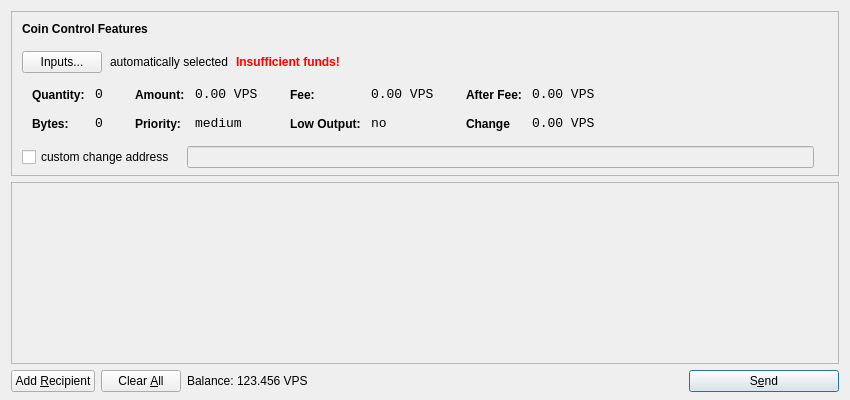
<?xml version="1.0" encoding="UTF-8"?>
<ui version="4.0">
 <class>SendCoinsDialog</class>
 <widget class="QDialog" name="SendCoinsDialog">
  <property name="geometry">
   <rect>
    <x>0</x>
    <y>0</y>
    <width>850</width>
    <height>400</height>
   </rect>
  </property>
  <property name="windowTitle">
   <string>Send Coins</string>
  </property>
  <layout class="QVBoxLayout" name="verticalLayout" stretch="0,1,0">
   <property name="bottomMargin">
    <number>8</number>
   </property>
   <item>
    <widget class="QFrame" name="frameCoinControl">
     <property name="sizePolicy">
      <sizepolicy hsizetype="Expanding" vsizetype="Expanding">
       <horstretch>0</horstretch>
       <verstretch>0</verstretch>
      </sizepolicy>
     </property>
     <property name="maximumSize">
      <size>
       <width>16777215</width>
       <height>16777215</height>
      </size>
     </property>
     <property name="frameShape">
      <enum>QFrame::StyledPanel</enum>
     </property>
     <property name="frameShadow">
      <enum>QFrame::Sunken</enum>
     </property>
     <layout class="QVBoxLayout" name="verticalLayoutCoinControl2">
      <property name="spacing">
       <number>-1</number>
      </property>
      <property name="leftMargin">
       <number>0</number>
      </property>
      <property name="topMargin">
       <number>0</number>
      </property>
      <property name="rightMargin">
       <number>0</number>
      </property>
      <property name="bottomMargin">
       <number>6</number>
      </property>
      <item>
       <layout class="QVBoxLayout" name="verticalLayoutCoinControl" stretch="0,0,0,0,1">
        <property name="spacing">
         <number>0</number>
        </property>
        <property name="leftMargin">
         <number>10</number>
        </property>
        <property name="topMargin">
         <number>10</number>
        </property>
        <item>
         <layout class="QHBoxLayout" name="horizontalLayoutCoinControl1">
          <property name="bottomMargin">
           <number>15</number>
          </property>
          <item>
           <widget class="QLabel" name="labelCoinControlFeatures">
            <property name="sizePolicy">
             <sizepolicy hsizetype="Preferred" vsizetype="Maximum">
              <horstretch>0</horstretch>
              <verstretch>0</verstretch>
             </sizepolicy>
            </property>
            <property name="font">
             <font>
              <weight>75</weight>
              <bold>true</bold>
             </font>
            </property>
            <property name="styleSheet">
             <string notr="true">font-weight:bold;</string>
            </property>
            <property name="text">
             <string>Coin Control Features</string>
            </property>
           </widget>
          </item>
         </layout>
        </item>
        <item>
         <layout class="QHBoxLayout" name="horizontalLayoutCoinControl2" stretch="0,0,0,0">
          <property name="spacing">
           <number>8</number>
          </property>
          <property name="bottomMargin">
           <number>10</number>
          </property>
          <item>
           <widget class="QPushButton" name="pushButtonCoinControl">
            <property name="styleSheet">
             <string notr="true"/>
            </property>
            <property name="text">
             <string>Inputs...</string>
            </property>
           </widget>
          </item>
          <item>
           <widget class="QLabel" name="labelCoinControlAutomaticallySelected">
            <property name="text">
             <string>automatically selected</string>
            </property>
            <property name="margin">
             <number>5</number>
            </property>
           </widget>
          </item>
          <item>
           <widget class="QLabel" name="labelCoinControlInsuffFunds">
            <property name="font">
             <font>
              <weight>75</weight>
              <bold>true</bold>
             </font>
            </property>
            <property name="styleSheet">
             <string notr="true">color:red;font-weight:bold;</string>
            </property>
            <property name="text">
             <string>Insufficient funds!</string>
            </property>
            <property name="margin">
             <number>5</number>
            </property>
           </widget>
          </item>
          <item>
           <spacer name="horizontalSpacerCoinControl">
            <property name="orientation">
             <enum>Qt::Horizontal</enum>
            </property>
            <property name="sizeHint" stdset="0">
             <size>
              <width>40</width>
              <height>1</height>
             </size>
            </property>
           </spacer>
          </item>
         </layout>
        </item>
        <item>
         <widget class="QWidget" name="widgetCoinControl" native="true">
          <property name="sizePolicy">
           <sizepolicy hsizetype="Preferred" vsizetype="Preferred">
            <horstretch>0</horstretch>
            <verstretch>0</verstretch>
           </sizepolicy>
          </property>
          <property name="minimumSize">
           <size>
            <width>0</width>
            <height>0</height>
           </size>
          </property>
          <property name="styleSheet">
           <string notr="true"/>
          </property>
          <layout class="QHBoxLayout" name="horizontalLayoutCoinControl5">
           <property name="margin">
            <number>0</number>
           </property>
           <item>
            <layout class="QHBoxLayout" name="horizontalLayoutCoinControl3" stretch="0,0,0,1">
             <property name="spacing">
              <number>20</number>
             </property>
             <property name="topMargin">
              <number>0</number>
             </property>
             <property name="bottomMargin">
              <number>10</number>
             </property>
             <item>
              <layout class="QFormLayout" name="formLayoutCoinControl1">
               <property name="horizontalSpacing">
                <number>10</number>
               </property>
               <property name="verticalSpacing">
                <number>14</number>
               </property>
               <property name="leftMargin">
                <number>10</number>
               </property>
               <property name="topMargin">
                <number>4</number>
               </property>
               <property name="rightMargin">
                <number>6</number>
               </property>
               <item row="0" column="0">
                <widget class="QLabel" name="labelCoinControlQuantityText">
                 <property name="styleSheet">
                  <string notr="true">font-weight:bold;</string>
                 </property>
                 <property name="text">
                  <string>Quantity:</string>
                 </property>
                 <property name="margin">
                  <number>0</number>
                 </property>
                </widget>
               </item>
               <item row="0" column="1">
                <widget class="QLabel" name="labelCoinControlQuantity">
                 <property name="font">
                  <font>
                   <family>Monospace</family>
                   <pointsize>10</pointsize>
                  </font>
                 </property>
                 <property name="cursor">
                  <cursorShape>IBeamCursor</cursorShape>
                 </property>
                 <property name="contextMenuPolicy">
                  <enum>Qt::ActionsContextMenu</enum>
                 </property>
                 <property name="text">
                  <string>0</string>
                 </property>
                 <property name="margin">
                  <number>0</number>
                 </property>
                 <property name="textInteractionFlags">
                  <set>Qt::LinksAccessibleByMouse|Qt::TextSelectableByKeyboard|Qt::TextSelectableByMouse</set>
                 </property>
                </widget>
               </item>
               <item row="1" column="0">
                <widget class="QLabel" name="labelCoinControlBytesText">
                 <property name="styleSheet">
                  <string notr="true">font-weight:bold;</string>
                 </property>
                 <property name="text">
                  <string>Bytes:</string>
                 </property>
                </widget>
               </item>
               <item row="1" column="1">
                <widget class="QLabel" name="labelCoinControlBytes">
                 <property name="font">
                  <font>
                   <family>Monospace</family>
                   <pointsize>10</pointsize>
                  </font>
                 </property>
                 <property name="cursor">
                  <cursorShape>IBeamCursor</cursorShape>
                 </property>
                 <property name="contextMenuPolicy">
                  <enum>Qt::ActionsContextMenu</enum>
                 </property>
                 <property name="text">
                  <string>0</string>
                 </property>
                 <property name="textInteractionFlags">
                  <set>Qt::LinksAccessibleByMouse|Qt::TextSelectableByKeyboard|Qt::TextSelectableByMouse</set>
                 </property>
                </widget>
               </item>
              </layout>
             </item>
             <item>
              <layout class="QFormLayout" name="formLayoutCoinControl2">
               <property name="horizontalSpacing">
                <number>10</number>
               </property>
               <property name="verticalSpacing">
                <number>14</number>
               </property>
               <property name="leftMargin">
                <number>6</number>
               </property>
               <property name="topMargin">
                <number>4</number>
               </property>
               <property name="rightMargin">
                <number>6</number>
               </property>
               <item row="0" column="0">
                <widget class="QLabel" name="labelCoinControlAmountText">
                 <property name="styleSheet">
                  <string notr="true">font-weight:bold;</string>
                 </property>
                 <property name="text">
                  <string>Amount:</string>
                 </property>
                 <property name="margin">
                  <number>0</number>
                 </property>
                </widget>
               </item>
               <item row="0" column="1">
                <widget class="QLabel" name="labelCoinControlAmount">
                 <property name="font">
                  <font>
                   <family>Monospace</family>
                   <pointsize>10</pointsize>
                  </font>
                 </property>
                 <property name="cursor">
                  <cursorShape>IBeamCursor</cursorShape>
                 </property>
                 <property name="contextMenuPolicy">
                  <enum>Qt::ActionsContextMenu</enum>
                 </property>
                 <property name="text">
                  <string>0.00 VPS</string>
                 </property>
                 <property name="textInteractionFlags">
                  <set>Qt::LinksAccessibleByMouse|Qt::TextSelectableByKeyboard|Qt::TextSelectableByMouse</set>
                 </property>
                </widget>
               </item>
               <item row="1" column="0">
                <widget class="QLabel" name="labelCoinControlPriorityText">
                 <property name="styleSheet">
                  <string notr="true">font-weight:bold;</string>
                 </property>
                 <property name="text">
                  <string>Priority:</string>
                 </property>
                </widget>
               </item>
               <item row="1" column="1">
                <widget class="QLabel" name="labelCoinControlPriority">
                 <property name="font">
                  <font>
                   <family>Monospace</family>
                   <pointsize>10</pointsize>
                  </font>
                 </property>
                 <property name="cursor">
                  <cursorShape>IBeamCursor</cursorShape>
                 </property>
                 <property name="contextMenuPolicy">
                  <enum>Qt::ActionsContextMenu</enum>
                 </property>
                 <property name="text">
                  <string>medium</string>
                 </property>
                 <property name="textInteractionFlags">
                  <set>Qt::LinksAccessibleByMouse|Qt::TextSelectableByKeyboard|Qt::TextSelectableByMouse</set>
                 </property>
                </widget>
               </item>
              </layout>
             </item>
             <item>
              <layout class="QFormLayout" name="formLayoutCoinControl3">
               <property name="horizontalSpacing">
                <number>10</number>
               </property>
               <property name="verticalSpacing">
                <number>14</number>
               </property>
               <property name="leftMargin">
                <number>6</number>
               </property>
               <property name="topMargin">
                <number>4</number>
               </property>
               <property name="rightMargin">
                <number>6</number>
               </property>
               <item row="0" column="0">
                <widget class="QLabel" name="labelCoinControlFeeText">
                 <property name="styleSheet">
                  <string notr="true">font-weight:bold;</string>
                 </property>
                 <property name="text">
                  <string>Fee:</string>
                 </property>
                 <property name="margin">
                  <number>0</number>
                 </property>
                </widget>
               </item>
               <item row="0" column="1">
                <widget class="QLabel" name="labelCoinControlFee">
                 <property name="font">
                  <font>
                   <family>Monospace</family>
                   <pointsize>10</pointsize>
                  </font>
                 </property>
                 <property name="cursor">
                  <cursorShape>IBeamCursor</cursorShape>
                 </property>
                 <property name="contextMenuPolicy">
                  <enum>Qt::ActionsContextMenu</enum>
                 </property>
                 <property name="text">
                  <string>0.00 VPS</string>
                 </property>
                 <property name="textInteractionFlags">
                  <set>Qt::LinksAccessibleByMouse|Qt::TextSelectableByKeyboard|Qt::TextSelectableByMouse</set>
                 </property>
                </widget>
               </item>
               <item row="1" column="0">
                <widget class="QLabel" name="labelCoinControlLowOutputText">
                 <property name="styleSheet">
                  <string notr="true">font-weight:bold;</string>
                 </property>
                 <property name="text">
                  <string>Low Output:</string>
                 </property>
                </widget>
               </item>
               <item row="1" column="1">
                <widget class="QLabel" name="labelCoinControlLowOutput">
                 <property name="font">
                  <font>
                   <family>Monospace</family>
                   <pointsize>10</pointsize>
                  </font>
                 </property>
                 <property name="cursor">
                  <cursorShape>IBeamCursor</cursorShape>
                 </property>
                 <property name="contextMenuPolicy">
                  <enum>Qt::ActionsContextMenu</enum>
                 </property>
                 <property name="text">
                  <string>no</string>
                 </property>
                 <property name="textInteractionFlags">
                  <set>Qt::LinksAccessibleByMouse|Qt::TextSelectableByKeyboard|Qt::TextSelectableByMouse</set>
                 </property>
                </widget>
               </item>
              </layout>
             </item>
             <item>
              <layout class="QFormLayout" name="formLayoutCoinControl4">
               <property name="horizontalSpacing">
                <number>10</number>
               </property>
               <property name="verticalSpacing">
                <number>14</number>
               </property>
               <property name="leftMargin">
                <number>6</number>
               </property>
               <property name="topMargin">
                <number>4</number>
               </property>
               <property name="rightMargin">
                <number>6</number>
               </property>
               <item row="0" column="0">
                <widget class="QLabel" name="labelCoinControlAfterFeeText">
                 <property name="styleSheet">
                  <string notr="true">font-weight:bold;</string>
                 </property>
                 <property name="text">
                  <string>After Fee:</string>
                 </property>
                 <property name="margin">
                  <number>0</number>
                 </property>
                </widget>
               </item>
               <item row="0" column="1">
                <widget class="QLabel" name="labelCoinControlAfterFee">
                 <property name="font">
                  <font>
                   <family>Monospace</family>
                   <pointsize>10</pointsize>
                  </font>
                 </property>
                 <property name="cursor">
                  <cursorShape>IBeamCursor</cursorShape>
                 </property>
                 <property name="contextMenuPolicy">
                  <enum>Qt::ActionsContextMenu</enum>
                 </property>
                 <property name="text">
                  <string>0.00 VPS</string>
                 </property>
                 <property name="textInteractionFlags">
                  <set>Qt::LinksAccessibleByMouse|Qt::TextSelectableByKeyboard|Qt::TextSelectableByMouse</set>
                 </property>
                </widget>
               </item>
               <item row="1" column="0">
                <widget class="QLabel" name="labelCoinControlChangeText">
                 <property name="styleSheet">
                  <string notr="true">font-weight:bold;</string>
                 </property>
                 <property name="text">
                  <string>Change</string>
                 </property>
                </widget>
               </item>
               <item row="1" column="1">
                <widget class="QLabel" name="labelCoinControlChange">
                 <property name="font">
                  <font>
                   <family>Monospace</family>
                   <pointsize>10</pointsize>
                  </font>
                 </property>
                 <property name="cursor">
                  <cursorShape>IBeamCursor</cursorShape>
                 </property>
                 <property name="contextMenuPolicy">
                  <enum>Qt::ActionsContextMenu</enum>
                 </property>
                 <property name="text">
                  <string>0.00 VPS</string>
                 </property>
                 <property name="textInteractionFlags">
                  <set>Qt::LinksAccessibleByMouse|Qt::TextSelectableByKeyboard|Qt::TextSelectableByMouse</set>
                 </property>
                </widget>
               </item>
              </layout>
             </item>
            </layout>
           </item>
          </layout>
         </widget>
        </item>
        <item>
         <layout class="QHBoxLayout" name="horizontalLayoutCoinControl4" stretch="0,0,0">
          <property name="spacing">
           <number>12</number>
          </property>
          <property name="sizeConstraint">
           <enum>QLayout::SetDefaultConstraint</enum>
          </property>
          <property name="topMargin">
           <number>5</number>
          </property>
          <property name="rightMargin">
           <number>5</number>
          </property>
          <item>
           <widget class="QCheckBox" name="checkBoxCoinControlChange">
            <property name="text">
             <string>custom change address</string>
            </property>
           </widget>
          </item>
          <item>
           <widget class="QLineEdit" name="lineEditCoinControlChange">
            <property name="enabled">
             <bool>false</bool>
            </property>
            <property name="sizePolicy">
             <sizepolicy hsizetype="Expanding" vsizetype="Fixed">
              <horstretch>0</horstretch>
              <verstretch>0</verstretch>
             </sizepolicy>
            </property>
           </widget>
          </item>
          <item>
           <widget class="QLabel" name="labelCoinControlChangeLabel">
            <property name="sizePolicy">
             <sizepolicy hsizetype="Preferred" vsizetype="Expanding">
              <horstretch>0</horstretch>
              <verstretch>0</verstretch>
             </sizepolicy>
            </property>
            <property name="minimumSize">
             <size>
              <width>0</width>
              <height>0</height>
             </size>
            </property>
            <property name="text">
             <string/>
            </property>
            <property name="margin">
             <number>3</number>
            </property>
           </widget>
          </item>
         </layout>
        </item>
        <item>
         <spacer name="verticalSpacerCoinControl">
          <property name="orientation">
           <enum>Qt::Vertical</enum>
          </property>
          <property name="sizeHint" stdset="0">
           <size>
            <width>800</width>
            <height>1</height>
           </size>
          </property>
         </spacer>
        </item>
       </layout>
      </item>
     </layout>
    </widget>
   </item>
   <item>
    <widget class="QScrollArea" name="scrollArea">
     <property name="widgetResizable">
      <bool>true</bool>
     </property>
     <widget class="QWidget" name="scrollAreaWidgetContents">
      <property name="geometry">
       <rect>
        <x>0</x>
        <y>0</y>
        <width>830</width>
        <height>165</height>
       </rect>
      </property>
      <layout class="QVBoxLayout" name="verticalLayout_2">
       <property name="margin">
        <number>0</number>
       </property>
       <item>
        <layout class="QVBoxLayout" name="entries">
         <property name="spacing">
          <number>6</number>
         </property>
        </layout>
       </item>
       <item>
        <spacer name="verticalSpacer">
         <property name="orientation">
          <enum>Qt::Vertical</enum>
         </property>
         <property name="sizeHint" stdset="0">
          <size>
           <width>20</width>
           <height>40</height>
          </size>
         </property>
        </spacer>
       </item>
      </layout>
     </widget>
    </widget>
   </item>
   <item>
    <layout class="QHBoxLayout" name="horizontalLayout">
     <item>
      <widget class="QPushButton" name="addButton">
       <property name="toolTip">
        <string>Send to multiple recipients at once</string>
       </property>
       <property name="text">
        <string>Add &amp;Recipient</string>
       </property>
       <property name="icon">
        <iconset resource="../bitcoin.qrc">
         <normaloff>:/icons/add</normaloff>:/icons/add</iconset>
       </property>
       <property name="autoDefault">
        <bool>false</bool>
       </property>
      </widget>
     </item>
     <item>
      <widget class="QPushButton" name="clearButton">
       <property name="sizePolicy">
        <sizepolicy hsizetype="Minimum" vsizetype="Fixed">
         <horstretch>0</horstretch>
         <verstretch>0</verstretch>
        </sizepolicy>
       </property>
       <property name="toolTip">
        <string>Remove all transaction fields</string>
       </property>
       <property name="text">
        <string>Clear &amp;All</string>
       </property>
       <property name="icon">
        <iconset resource="../bitcoin.qrc">
         <normaloff>:/icons/remove</normaloff>:/icons/remove</iconset>
       </property>
       <property name="autoRepeatDelay">
        <number>300</number>
       </property>
       <property name="autoDefault">
        <bool>false</bool>
       </property>
      </widget>
     </item>
     <item>
      <layout class="QHBoxLayout" name="horizontalLayout_2">
       <property name="spacing">
        <number>3</number>
       </property>
       <item>
        <widget class="QLabel" name="label">
         <property name="sizePolicy">
          <sizepolicy hsizetype="Preferred" vsizetype="Fixed">
           <horstretch>0</horstretch>
           <verstretch>0</verstretch>
          </sizepolicy>
         </property>
         <property name="text">
          <string>Balance:</string>
         </property>
        </widget>
       </item>
       <item>
        <widget class="QLabel" name="labelBalance">
         <property name="sizePolicy">
          <sizepolicy hsizetype="Preferred" vsizetype="Fixed">
           <horstretch>0</horstretch>
           <verstretch>0</verstretch>
          </sizepolicy>
         </property>
         <property name="cursor">
          <cursorShape>IBeamCursor</cursorShape>
         </property>
         <property name="text">
          <string>123.456 VPS</string>
         </property>
         <property name="textInteractionFlags">
          <set>Qt::LinksAccessibleByMouse|Qt::TextSelectableByKeyboard|Qt::TextSelectableByMouse</set>
         </property>
        </widget>
       </item>
      </layout>
     </item>
     <item>
      <spacer name="horizontalSpacer">
       <property name="orientation">
        <enum>Qt::Horizontal</enum>
       </property>
       <property name="sizeHint" stdset="0">
        <size>
         <width>40</width>
         <height>20</height>
        </size>
       </property>
      </spacer>
     </item>
     <item>
      <widget class="QPushButton" name="sendButton">
       <property name="minimumSize">
        <size>
         <width>150</width>
         <height>0</height>
        </size>
       </property>
       <property name="toolTip">
        <string>Confirm the send action</string>
       </property>
       <property name="text">
        <string>S&amp;end</string>
       </property>
       <property name="icon">
        <iconset resource="../bitcoin.qrc">
         <normaloff>:/icons/send</normaloff>:/icons/send</iconset>
       </property>
       <property name="default">
        <bool>true</bool>
       </property>
      </widget>
     </item>
    </layout>
   </item>
  </layout>
 </widget>
 <resources>
  <include location="../bitcoin.qrc"/>
 </resources>
 <connections/>
</ui>
